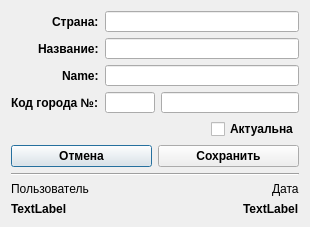
<?xml version="1.0" encoding="UTF-8"?>
<ui version="4.0">
 <class>CCityDialog</class>
 <widget class="QDialog" name="CCityDialog">
  <property name="windowModality">
   <enum>Qt::WindowModal</enum>
  </property>
  <property name="geometry">
   <rect>
    <x>0</x>
    <y>0</y>
    <width>310</width>
    <height>227</height>
   </rect>
  </property>
  <property name="sizePolicy">
   <sizepolicy hsizetype="Fixed" vsizetype="Fixed">
    <horstretch>0</horstretch>
    <verstretch>0</verstretch>
   </sizepolicy>
  </property>
  <property name="minimumSize">
   <size>
    <width>310</width>
    <height>227</height>
   </size>
  </property>
  <property name="maximumSize">
   <size>
    <width>310</width>
    <height>227</height>
   </size>
  </property>
  <property name="windowTitle">
   <string>Город/Регион</string>
  </property>
  <property name="modal">
   <bool>true</bool>
  </property>
  <layout class="QGridLayout" name="gridLayout_3">
   <item row="1" column="0">
    <layout class="QHBoxLayout" name="hLayoutActual">
     <item alignment="Qt::AlignRight">
      <widget class="QCheckBox" name="checkBoxActual">
       <property name="font">
        <font>
         <family>Arial</family>
         <pointsize>9</pointsize>
         <weight>75</weight>
         <bold>true</bold>
        </font>
       </property>
       <property name="text">
        <string>Актуальна</string>
       </property>
      </widget>
     </item>
    </layout>
   </item>
   <item row="2" column="0">
    <layout class="QHBoxLayout" name="hLayoutOkCancel">
     <item>
      <widget class="QPushButton" name="buttonCancel">
       <property name="font">
        <font>
         <family>Arial</family>
         <pointsize>9</pointsize>
         <weight>75</weight>
         <bold>true</bold>
        </font>
       </property>
       <property name="text">
        <string>Отмена</string>
       </property>
      </widget>
     </item>
     <item>
      <widget class="QPushButton" name="buttonSave">
       <property name="font">
        <font>
         <family>Arial</family>
         <pointsize>9</pointsize>
         <weight>75</weight>
         <bold>true</bold>
        </font>
       </property>
       <property name="text">
        <string>Сохранить</string>
       </property>
      </widget>
     </item>
    </layout>
   </item>
   <item row="3" column="0">
    <widget class="Line" name="line">
     <property name="orientation">
      <enum>Qt::Horizontal</enum>
     </property>
    </widget>
   </item>
   <item row="0" column="0">
    <layout class="QGridLayout" name="gLayoutCountry">
     <item row="3" column="2">
      <widget class="QLineEdit" name="lineEditCityCode">
       <property name="font">
        <font>
         <family>Arial</family>
         <pointsize>9</pointsize>
        </font>
       </property>
      </widget>
     </item>
     <item row="1" column="0" alignment="Qt::AlignRight">
      <widget class="QLabel" name="labelName">
       <property name="font">
        <font>
         <family>Arial</family>
         <pointsize>9</pointsize>
         <weight>75</weight>
         <bold>true</bold>
        </font>
       </property>
       <property name="text">
        <string>Название:</string>
       </property>
      </widget>
     </item>
     <item row="2" column="0" alignment="Qt::AlignRight">
      <widget class="QLabel" name="labelNameEng">
       <property name="font">
        <font>
         <family>Arial</family>
         <pointsize>9</pointsize>
         <weight>75</weight>
         <bold>true</bold>
        </font>
       </property>
       <property name="text">
        <string>Name:</string>
       </property>
      </widget>
     </item>
     <item row="3" column="0" alignment="Qt::AlignRight">
      <widget class="QLabel" name="labelCityCode">
       <property name="font">
        <font>
         <family>Arial</family>
         <pointsize>9</pointsize>
         <weight>75</weight>
         <bold>true</bold>
        </font>
       </property>
       <property name="text">
        <string>Код города №:</string>
       </property>
      </widget>
     </item>
     <item row="0" column="0" alignment="Qt::AlignRight">
      <widget class="QLabel" name="labelCountry">
       <property name="font">
        <font>
         <family>Arial</family>
         <pointsize>9</pointsize>
         <weight>75</weight>
         <bold>true</bold>
        </font>
       </property>
       <property name="text">
        <string>Страна:</string>
       </property>
      </widget>
     </item>
     <item row="3" column="1">
      <widget class="QLineEdit" name="lineEditCountryCode">
       <property name="minimumSize">
        <size>
         <width>50</width>
         <height>0</height>
        </size>
       </property>
       <property name="maximumSize">
        <size>
         <width>50</width>
         <height>16777215</height>
        </size>
       </property>
       <property name="font">
        <font>
         <family>Arial</family>
         <pointsize>9</pointsize>
        </font>
       </property>
       <property name="readOnly">
        <bool>true</bool>
       </property>
      </widget>
     </item>
     <item row="0" column="1" colspan="2">
      <widget class="QLineEdit" name="lineEditCountry">
       <property name="font">
        <font>
         <family>Arial</family>
         <pointsize>9</pointsize>
        </font>
       </property>
       <property name="readOnly">
        <bool>true</bool>
       </property>
      </widget>
     </item>
     <item row="1" column="1" colspan="2">
      <widget class="QLineEdit" name="lineEditName">
       <property name="font">
        <font>
         <family>Arial</family>
         <pointsize>9</pointsize>
        </font>
       </property>
      </widget>
     </item>
     <item row="2" column="1" colspan="2">
      <widget class="QLineEdit" name="lineEditNameEng">
       <property name="font">
        <font>
         <family>Arial</family>
         <pointsize>9</pointsize>
        </font>
       </property>
      </widget>
     </item>
    </layout>
   </item>
   <item row="4" column="0">
    <layout class="QGridLayout" name="gLayoutInformation">
     <item row="0" column="0" alignment="Qt::AlignLeft">
      <widget class="QLabel" name="labelUserI">
       <property name="font">
        <font>
         <family>Arial</family>
        </font>
       </property>
       <property name="text">
        <string>Пользователь</string>
       </property>
      </widget>
     </item>
     <item row="1" column="0" alignment="Qt::AlignLeft">
      <widget class="QLabel" name="labelUserD">
       <property name="font">
        <font>
         <family>Arial</family>
         <pointsize>9</pointsize>
         <weight>75</weight>
         <bold>true</bold>
        </font>
       </property>
       <property name="text">
        <string>TextLabel</string>
       </property>
      </widget>
     </item>
     <item row="0" column="1" alignment="Qt::AlignRight">
      <widget class="QLabel" name="labelDateI">
       <property name="font">
        <font>
         <family>Arial</family>
        </font>
       </property>
       <property name="text">
        <string>Дата</string>
       </property>
      </widget>
     </item>
     <item row="1" column="1" alignment="Qt::AlignRight">
      <widget class="QLabel" name="labelDateD">
       <property name="font">
        <font>
         <family>Arial</family>
         <pointsize>9</pointsize>
         <weight>75</weight>
         <bold>true</bold>
        </font>
       </property>
       <property name="text">
        <string>TextLabel</string>
       </property>
      </widget>
     </item>
    </layout>
   </item>
  </layout>
 </widget>
 <resources/>
 <connections/>
</ui>
